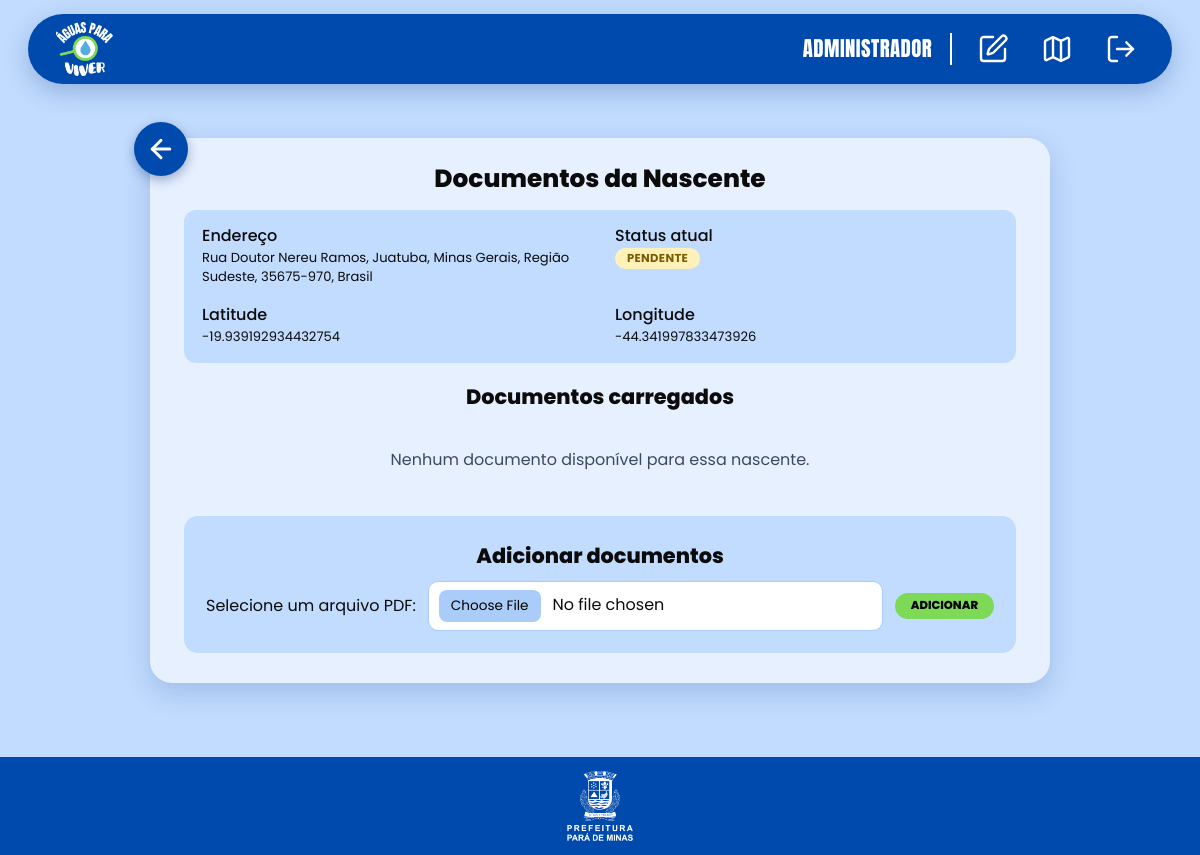
Page /nascentes/1/documentos (signed in) on the committed database.
### models/nascente.py (models this page shows, shortened)
class Nascente(db.Model):
    __tablename__ = "nascente"
    id = db.Column(db.Integer, primary_key=True)
    endereco = db.Column(db.String(255), nullable=False)
    latitude = db.Column(db.Float, nullable=False)
    longitude = db.Column(db.Float, nullable=False)
    dataRegistro = db.Column(db.DateTime, nullable=False, default=db.func.now())
    imagem = db.Column(db.String(255), nullable=False)
    descricao = db.Column(db.Text, nullable=True)
    status = db.Column(db.Text, nullable=False)
    visitas = db.relationship("VisitaNascente", back_populates="nascente", cascade="all, delete-orphan", order_by="desc(VisitaNascente.dataVisita)")
    documentos = db.relationship("DocumentoNascente",back_populates="nascente",cascade="all, delete-orphan")

### app.py (the view)
@app.route("/nascentes/<int:nascente_id>/documentos", methods=["GET"])
@admin_obrigatorio
def documentosNascente(nascente_id):
    nascente = db.session.get(Nascente, nascente_id)
    if nascente is None:
        abort(404)
    resultado = buscarDocumentosNascente(nascente_id)
    if "erro" in resultado:
        abort(500)
    documentos = resultado["documentos"]
    return render_template("documentosNascente.html",nascente=nascente,documentos=documentos)

### app.py (called while the page is built)
def admin_obrigatorio(rota):
    @wraps(rota)
    def decorada(*args, **kwargs):
        if not session.get("usuario"):
            flash("Faça login para acessar esta página.", "error")
            return redirect("/login")
        if session.get("tipoUsuario") != "ADMINISTRADOR":
            flash("Acesso restrito a administradores.", "error")
            return redirect("/mapa")
        return rota(*args, **kwargs)
    return decorada

@app.context_processor
def injetar_dados_usuario():
    return {
        "usuario_logado": session.get("usuario"),
        "tipo_usuario": session.get("tipoUsuario"),
        "is_admin": session.get("tipoUsuario") == "ADMINISTRADOR",
    }

### dao/documentoNascente/readDocumento.py (called while the page is built)
def buscarDocumentosNascente(nascente_id):
    try:
        documentos = DocumentoNascente.query.filter_by(
            nascente_id=nascente_id
        ).all()
        return {
            "documentos": documentos
        }
    except Exception as e:
        return {
            "erro": str(e)
        }

### templates/documentosNascente.html (shortened to what this page needs)
{% extends "base.html" %}
{% from "_icones.html" import icone %}
{% block conteudo %}
    <div class="painel painel-largo">
        <a class="btn-voltar" href="{{ url_for('detalhesNascente', id=nascente.id) }}" title="Voltar" aria-label="Voltar para a nascente">
            {{ icone('voltar') }}
        </a>
        <h1>Documentos da Nascente</h1>
        <div class="resumo-nascente">
            <dl class="info-grid">
                <div>
                    <dt>Endereço</dt>
                    <dd>{{ nascente.endereco }}</dd>
                </div>
                <div>
                    <dt>Status atual</dt>
                    <dd><span class="selo selo-{{ nascente.status | lower }}">{{ nascente.status | capitalize }}</span></dd>
                </div>
                <div>
                    <dt>Latitude</dt>
                    <dd>{{ nascente.latitude }}</dd>
                </div>
                <div>
                    <dt>Longitude</dt>
                    <dd>{{ nascente.longitude }}</dd>
                </div>
            </dl>
        </div>
        <h2>Documentos carregados</h2>
        {% if documentos %}
            {% for doc in documentos %}
                <div class="doc-linha">
                    {{ icone('pdf') }}
                    <span class="doc-nome">{{ doc.nome }}</span>
                    <div class="doc-botoes">
                        <a class="btn btn-verde btn-pequeno"
                           href="{{ url_for('abrirDocumento', nascente_id=nascente.id, documento_id=doc.id) }}"
                           target="_blank" rel="noopener noreferrer">Visualizar</a>
                        <form action="{{ url_for('removerDocumento', nascente_id=nascente.id, documento_id=doc.id) }}"
                              method="POST"
                              onsubmit="return confirm('Tem certeza de que deseja excluir este documento?');">
                            <button type="submit" class="btn btn-vermelho btn-pequeno">Excluir</button>
                        </form>
                    </div>
                </div>
            {% endfor %}
        {% else %}
            <p class="vazio">Nenhum documento disponível para essa nascente.</p>
        {% endif %}
        <div class="caixa-adicionar">
            <h2>Adicionar documentos</h2>
            <form action="{{ url_for('adicionarDocumento', nascente_id=nascente.id) }}"
                  method="POST" enctype="multipart/form-data">
                <div class="linha-upload">
                    <label for="documentos">Selecione um arquivo PDF:</label>
                    <input class="entrada" type="file" id="documentos" name="documentos" accept=".pdf" required>
                    <button type="submit" class="btn btn-verde btn-pequeno">Adicionar</button>
                </div>
            </form>
        </div>
    </div>
{% endblock %}

### static/css/style.css (style rules this page uses)
:root { --azul: #004aad; --azul-escuro: #003a8a; --azul-claro: #5aaee8; --fundo: #c2dcff; --card: #e6f0ff; --borda: #a9cdf8; --verde: #7ed957; --verde-escuro: #62c13c; --vermelho: #ff5757; --vermelho-escuro: #e63f3f; --texto: #0b0b0b; --texto-suave: #3b4a63; --sombra: 0 10px 28px rgba(0, 50, 120, .18); --raio-card: 22px; }
* { box-sizing: border-box; }
html { scroll-behavior: smooth; }
body { margin: 0; min-height: 100vh; display: flex; flex-direction: column; background: var(--fundo); color: var(--texto); font-family: "Poppins", system-ui, -apple-system, "Segoe UI", Roboto, Arial, sans-serif; line-height: 1.5; }
a { color: var(--azul); }
h1, h2, h3 { line-height: 1.2; margin: 0; }
.vazio { background: var(--card); border-radius: 16px; padding: 22px; text-align: center; color: var(--texto-suave); }
.btn { display: inline-flex; align-items: center; justify-content: center; gap: 8px; padding: 11px 30px; border: 0; border-radius: 14px; cursor: pointer; font: 800 1rem/1.2 "Poppins", sans-serif; text-transform: uppercase; text-decoration: none; transition: background .15s, transform .1s, box-shadow .15s; }
.btn-verde { background: var(--verde); color: #000; }
.btn-pequeno { padding: 6px 16px; font-size: .72rem; border-radius: 999px; }
.btn-voltar { position: absolute; top: -16px; left: -16px; z-index: 2; display: grid; place-items: center; width: 54px; height: 54px; border-radius: 50%; background: var(--azul); color: #fff; box-shadow: 0 4px 12px rgba(0, 40, 100, .35); transition: background .15s; }
.painel { position: relative; width: min(640px, 100%); margin: 26px auto; background: var(--card); border-radius: var(--raio-card); box-shadow: var(--sombra); padding: 26px 34px 30px; }
.painel-largo { width: min(900px, 100%); }
.painel h1 { text-align: center; font-weight: 800; font-size: 1.55rem; margin-bottom: 16px; }
.entrada { width: 100%; padding: 11px 14px; font: inherit; color: inherit; background: var(--card); border: 1.5px solid var(--borda); border-radius: 10px; }
input[type="file"].entrada { padding: 8px 10px; background: #fff; }
.selo { display: inline-block; width: fit-content; padding: 2px 12px; border-radius: 999px; font-size: .72rem; font-weight: 700; text-transform: uppercase; letter-spacing: .03em; }
.selo-pendente { background: #fff1b8; color: #7a5b00; }
.info-grid { display: grid; grid-template-columns: 1fr 1fr; gap: 4px 30px; margin: 0; }
.info-grid dt { font-weight: 500; }
.info-grid dd { margin: 0 0 12px; font-size: .82rem; overflow-wrap: anywhere; }
.resumo-nascente { background: var(--fundo); border-radius: 12px; padding: 14px 18px 4px; margin-bottom: 8px; }
.painel h2 { text-align: center; font-weight: 800; font-size: 1.3rem; margin: 22px 0 12px; }
.caixa-adicionar { background: var(--fundo); border-radius: 14px; padding: 6px 22px 22px; margin-top: 22px; }
.linha-upload { display: flex; flex-wrap: wrap; align-items: center; gap: 12px; }
.linha-upload .entrada { flex: 1; min-width: 200px; width: auto; }

### rows in the picture
Nascente: endereco "Rua Doutor Nereu Ramos, Juatuba, Minas Gerais, Região Sudeste, 35675-970, Brasil", status "PENDENTE", latitude "-19.939192934432754", longitude "-44.341997833473926"

### other values in the picture
{{ logado }} "ADMINISTRADOR"
